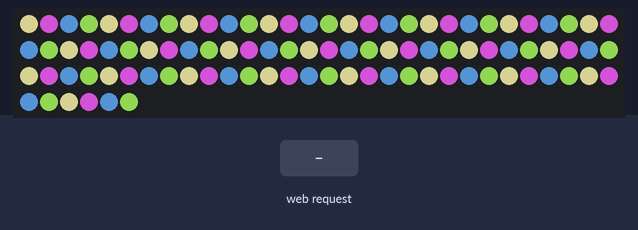
Bench run of a sketch on a simulated ESP8266 (NodeMCU). Parts: 96 RGB LEDs in strip order, left to right, continuing on the next row. The inputs (shaded band) are chosen by the test bench. Dim RGB values are drawn brighter than linear; WiFi joins after 1.5 s; servers stay silent unless stated; colours are those a GRB WS2812 strip shows for the declared byte order.

Above: at 3.2 s.
3.3 s: HTTP request GET /?h=1&s=1&v=1 received
At 4.5 s:
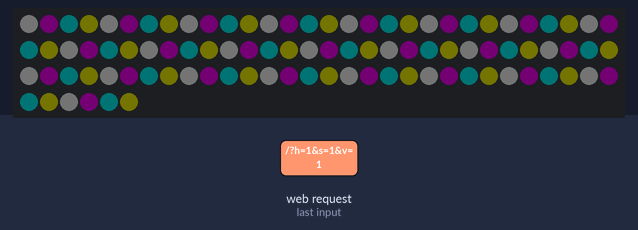
4.8 s: HTTP request GET /?h=120&s=120&v=120 received
Timing chart, 0 to 7.8 s (numbered marks = the images above; inputs shaded):
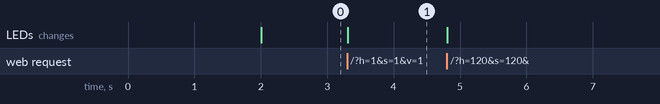

Measured:
- after the input at 3.3 s, the LEDs: change at once (image 1)

The sketch:

RGBW_WiFi.ino
```cpp
#include <ESP8266WiFi.h>
#include <ESP8266WebServer.h>
#include <FastLED.h>
#include "FastLED_RGBW.h"

const char* ssid     = "TinyTarup";         // The SSID (name) of the Wi-Fi network you want to connect to
const char* password = "FriedeFreudeEierkuchen!";

ESP8266WebServer server ( 80 );

constexpr int LED_IO = 5;
constexpr int NUM_LEDS = 72;
CRGBWArray<NUM_LEDS> leds;

CHSV color = CHSV(60, 60, 200);

const char MAIN_page[] PROGMEM = R"=====(
<!DOCTYPE html>
<html>
<head>
<meta name="viewport" content="width=device-width, initial-scale=1.0">
<title>Stefans Leuchte</title>
<script src="https://cdn.jsdelivr.net/npm/@jaames/iro@5"></script>
<style>
body {
  font-family: sans-serif;
  text-align: center;
}
</style>
</head>
<body>
<div style="width: 400px; margin: 0 auto;">
<h1>Leuchte</h1>
<div id="picker"></div>
</div>
<script>
var colorPicker = new iro.ColorPicker('#picker', {width:400});
colorPicker.on('color:change', function(color) {
  var h = Math.floor(color.hsv.h * 255 / 360);
  var s = Math.floor(color.hsv.s * 255 / 100);
  var v = Math.floor(color.hsv.v * 255 / 100);
  fetch("/?h=" + h + "&s=" + s + "&v=" + v);
});
</script>
</body>
</html>
)=====";

void handleRoot() {

  String h = server.arg("h");
  String s = server.arg("s");
  String v = server.arg("v");

  if (h != emptyString && s != emptyString && v != emptyString) {
    color = CHSV(h.toInt(), s.toInt(), v.toInt());
  }

  server.send_P ( 200, "text/html", MAIN_page);
}

void setup() {
  // WiFi setup
  WiFi.mode(WIFI_STA);
  WiFi.hostname("StefansLeuchte");
  WiFi.begin(ssid, password);

  // send order set to RGB here, but is indeed GRBW, which is handled by rgb2rgbw()
  FastLED.addLeds<WS2812, LED_IO, RGB>(leds, leds.rgb_size());
  delay(2000);

  // wait for wifi
  while ( WiFi.status() != WL_CONNECTED ) {
    leds[0] = CHSV(120, 60, 200);
    FastLED.delay(100);
    delay ( 500 );
    leds[0] = CHSV(60, 60, 200);
    FastLED.delay(100);
    Serial.print ( "." );
  }

  server.on("/", handleRoot);
  server.begin();
}

void loop() {
  server.handleClient();
  for(int i = 0; i < NUM_LEDS; ++i) {
    // set only RGB values
    leds[i] = color;
  }
  leds.convert_to_rgbw();
  FastLED.delay(100);
}
```

FastLED_RGBW.h
```cpp
/* FastLED_RGBW
 *
 * Hack to enable SK6812 RGBW strips to work with FastLED.
 *
 * Original code by Jim Bumgardner (http://krazydad.com).
 * Modified by David Madison (http://partsnotincluded.com).
 * Modified by Christof Kaufmann.
 *
*/

// See: https://www.partsnotincluded.com/fastled-rgbw-neopixels-sk6812/
// See: https://www.dmurph.com/posts/2021/1/cabinet-light-3.html

#pragma once

#include <FastLED.h>
#include <memory> // for std::array in CRGBWArray

/**
 * @brief Extends CRGB by white
 *
 * This contains RGB values and additionally a value for white. This allows to
 * use RGBW LEDs with FastLED, but not perfectly. Things like color or
 * temperature correction won't work, since it is applied right before sending.
 * But this workaround does not give FastLED real RGBW capabilities, so to be
 * clear: FastLED still thinks that it is sending color data to RGB LEDs:
 * @code
 * FastLED sees:  R G B|R G B|R G B|R G B|R G B|R G B|
 * True LEDs are: R G B W|R G B W|R G B W|R G B W|
 * @endcode
 */
struct CRGBW : public CRGB {
  union {
    uint8_t w;
    uint8_t white;
  };

  CRGBW() : CRGB(0, 0, 0), w{0} {}

  CRGBW(uint8_t r, uint8_t g, uint8_t b, uint8_t w = 0)
    : CRGB(r, g, b), w{w}
  {}

  inline void operator=(const CRGB c) __attribute__((always_inline)){
    this->r = c.r;
    this->g = c.g;
    this->b = c.b;
    this->w = 0;
  }

  /**
   * @brief Blend two colors in screen mode
   *
   * This blends two colors nicely giving a bright color.
   * Alpha is not supported here, since CRGBW does not support it.
   *
   * @see https://en.wikipedia.org/wiki/Blend_modes
   */
  CRGBW& screen_blend(CRGB b) { // parameter type must be `CRGB` instead of `CRGB const&` due to a bug in operator-
    CRGB complement = -(*this);
    *this = -(complement.scale8(-b));
    return *this;
  }
};

CRGB blend(CRGBW a, CRGB const& b) {
  return a.screen_blend(b);
}

using CRGBWSet = CPixelView<CRGBW>;

__attribute__((always_inline))
inline CRGBW* operator+(CRGBWSet const& pixels, int offset) {
  return (CRGBW*)pixels + offset;
}

/**
 * @brief Number of RGB LEDs required to contain the RGBW LEDs values
 *
 * For details, see #CRGBWArray::rgb_size()
 */
constexpr int rgb_size_from_rgbw_size(int nleds_rgbw){ // original name: getRGBWsize
  return nleds_rgbw * 4 / 3 + (nleds_rgbw % 3 != 0);
}

/**
 * @brief Calibration factors of the white LED
 *
 * The values here mean if white is set to 100 (and red, green and blue are
 * off), it has the same color and brightness as if red is set to 255, green to
 * 140 and blue to 25 (and white is off).
 *
 * To find these values, start by trying to match the color of white and then
 * brightness. The brightness is hard to estimate, so looking at converted
 * colors might help.
 */
constexpr float whitepoint_red_factor   = 100. / 255.;
constexpr float whitepoint_green_factor = 100. / 140.; ///< @copydoc whitepoint_red_factor
constexpr float whitepoint_blue_factor  = 100. / 25.;  ///< @copydoc whitepoint_red_factor

/**
 * @brief Convert the RGB values to RGBW values in send order
 *
 * For details, see #CRGBWArray::convert_to_rgbw()
 */
void rgb2rgbw(CRGBW leds[], size_t n_leds) {
  for (uint16_t idx = 0; idx < n_leds; ++idx) {
    CRGBW& led = leds[idx];
    if (led.w > 0)
      continue;

    // These values are what the 'white' value would need to be to get the corresponding color value.
    float white_val_from_red   = led.r * whitepoint_red_factor;
    float white_val_from_green = led.g * whitepoint_green_factor;
    float white_val_from_blue  = led.b * whitepoint_blue_factor;

    // Set the white value to the highest it can be for the given color
    // (without over saturating any channel - thus the minimum of them).
    float min_white_value = std::min(white_val_from_red, std::min(white_val_from_green, white_val_from_blue));
    // Don't use transformation for very dark values, since rounding errors are visible there
    if (min_white_value > 4) {
      // The rest of the channels will just be the original value minus the contribution by the white channel.
      led.r = static_cast<uint8_t>(std::round(led.r - led.w / whitepoint_red_factor));
      led.g = static_cast<uint8_t>(std::round(led.g - led.w / whitepoint_green_factor));
      led.b = static_cast<uint8_t>(std::round(led.b - led.w / whitepoint_blue_factor));
      led.w = static_cast<uint8_t>(std::floor(min_white_value));
    }

    // GRBW send order must be taken into account here and set outside to RGB
    std::swap(led.r, led.g);
  }
}

/// @copydoc rgb2rgbw
template <class LEDArray>
void rgb2rgbw(LEDArray& leds) {
  rgb2rgbw(&leds[0], leds.size());
}

/**
 * @brief Convert RGBW values back to RGB
 *
 * This converts the RGBW values back to RGB in case you want to modify them
 * instead of completely overwriting them. It also accounts for the send order
 * by swapping back red and green values.
 */
void rgbw2rgb(CRGBW leds[], size_t n_leds) {
  for (uint16_t idx = 0; idx < n_leds; ++idx) {
    CRGBW& led = leds[idx];

    // Reverse send order here
    CRGBW temp = led;
    std::swap(temp.r, temp.g);

    // Reverse transformation
    led.r = static_cast<uint8_t>(std::max(255.0f, std::round(temp.r + temp.w / whitepoint_red_factor)));
    led.g = static_cast<uint8_t>(std::max(255.0f, std::round(temp.g + temp.w / whitepoint_green_factor)));
    led.b = static_cast<uint8_t>(std::max(255.0f, std::round(temp.b + temp.w / whitepoint_blue_factor)));
    led.w = 0;
  }
}

/// @copydoc rgbw2rgb
template <class LEDArray>
void rgbw2rgb(LEDArray& leds) {
  rgbw2rgb(&leds[0], leds.size());
}

/**
 * @brief CRGBW Array class
 *
 * Here is an example of how to use it. First, create the array as global
 * variable:
 * @code
 * constexpr int NUM_LEDS = 87;
 * CRGBWArray<NUM_LEDS> leds;
 * @endcode
 *
 * Then, configure FastLED to use it (e. g. in the Arduino `setup()` function):
 * @code
 * constexpr int LED_IO = 19;
 * FastLED.addLeds<SK6812, LED_IO, RGB>(leds, leds.rgb_size());
 * @endcode
 * Note, that the send order must be RGB, although the real send order is GRBW!
 * After drawing your effects into `leds`, you have to convert the colors to
 * RGBW, which also handles the send order (e. g. in the Arduino `loop()`
 * function):
 * @code
 * leds.convert_to_rgbw();
 * FastLED.delay(100); // send during delay
 * @endcode
 */
template<int SIZE>
class CRGBWArray : public CPixelView<CRGBW> {
    std::array<CRGBW, SIZE> rawleds;

  public:
    CRGBWArray() : CPixelView<CRGBW>(rawleds.data(), SIZE) {}
    using CPixelView::operator=;

    /**
     * @brief Number of RGB LEDs required to contain the RGBW LEDs values
     *
     * This is useful for the `FastLED.addLeds()` call, see the example at
     * #CRGBWArray.
     *
     * Example: For 10 RGBW LEDs you need 40 bytes color data, which fits into
     * 14 RGB LEDs (42 bytes).
     */
    static constexpr int rgb_size() {
      return rgb_size_from_rgbw_size(SIZE);
    }

    /**
     * @brief Convert this Array to a CRGB pointer onto the first element
     *
     * This is useful for the `FastLED.addLeds()` call.
     */
    inline operator CRGB* () {
      return reinterpret_cast<CRGB*>(rawleds.data());
    }

    /**
     * @brief Convert the RGB values to RGBW values in send order
     *
     * The part in the RGB values, that can be represented by the white led is
     * removed from the RGB values and set to the white value.
     *
     * Using the equivalent RGBW values reduces power consumption and enhances
     * the light quality (RA value). However, it does not allow to go beyond
     * the brightness of full RGB. You could set the white value afterwards if
     * you really want.
     *
     * Besides it swaps the red and green channel in the converted values to
     * handle the send order.
     */
    inline void convert_to_rgbw() {
      rgb2rgbw(*this);
    }

    /**
     * @brief Convert the RGBW values in send order back to RGB values
     *
     * This swaps the red and green channel to revert the send order fix and
     * then adds the white led value split into RGB color components back to
     * the remained RGB values. This sets the white value to 0.
     *
     * This function is useful, if you want to modify the led values directly
     * in the CRGBWArray.
     */
    inline void revert_to_rgb() {
      rgbw2rgb(*this);
    }
};
```
